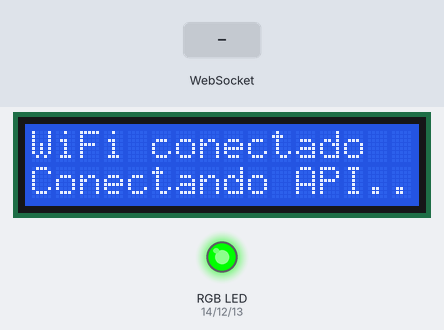
The sketch below on a simulated ESP32. Shown: 16×2 character LCD, an RGB LED mixed from three pins (HIGH = lit). The inputs (shaded band) are chosen by the test bench. WiFi joins after 1.5 s; servers stay silent unless stated; what the sketch prints to the serial monitor is not drawn.

Above: at 3.8 s.
3.9 s: WebSocket text "pedido_pronto" received
At 4.4 s:
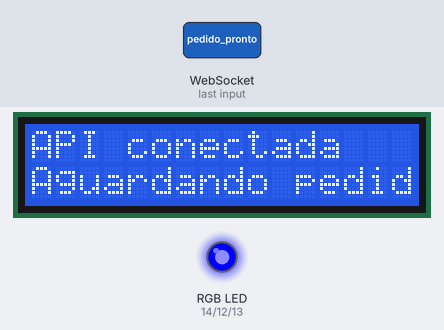
5.4 s: WebSocket text "1" received
Timing chart, 0 to 8.4 s (numbered marks = the images above; inputs shaded):
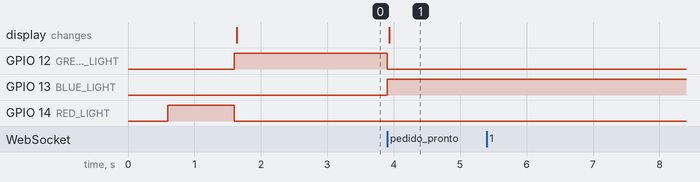

The sketch:

main.ino
```cpp
#include <WiFi.h>
#include <Wire.h>
#include <LiquidCrystal_I2C.h>
#include <WebSocketsClient.h>
#include <ArduinoJson.h>

// --------------------------------------------------
// LCD I2C
// --------------------------------------------------

#define I2C_SDA 23
#define I2C_SCL 22

LiquidCrystal_I2C LCD(0x27, 16, 2);

// --------------------------------------------------
// LED RGB - CATODO COMUM
// --------------------------------------------------

const int RED_LIGHT = 14;
const int GREEN_LIGHT = 12;
const int BLUE_LIGHT = 13;

// --------------------------------------------------
// WIFI REAL
// --------------------------------------------------

#define WIFI_SSID "Desktop_F5927578"
#define WIFI_PASSWORD "2951191203180462"

// --------------------------------------------------
// BACKEND LOCAL
// --------------------------------------------------

#define API_KEY_ESP32 "7ojPfK7zX6d5cJkWuJq1IoVuXF2cp37c"

#define BACKEND_HOST "proj-ext-api.onrender.com"
#define BACKEND_PORT 443

#define BACKEND_WS_PATH "/ws/esp32?api_key=" API_KEY_ESP32

// --------------------------------------------------
// CONFIGURACOES
// --------------------------------------------------

#define DISPLAY_TIMEOUT_SECONDS 600

const unsigned long DISPLAY_TIMEOUT_MS =
    DISPLAY_TIMEOUT_SECONDS * 1000UL;

const unsigned long WIFI_RECONNECT_INTERVAL_MS = 5000;

WebSocketsClient webSocket;

int currentOrderId = -1;
int currentOrderNumber = -1;

// Nome opcional do cliente (máximo 40 caracteres)
char currentCustomerName[41] = "";

unsigned long orderDisplayedAt = 0;
unsigned long lastWiFiReconnectAttempt = 0;

bool webSocketConnected = false;

// --------------------------------------------------
// LED RGB
// --------------------------------------------------

void setColor(int redValue, int greenValue, int blueValue) {
    analogWrite(RED_LIGHT, redValue);
    analogWrite(GREEN_LIGHT, greenValue);
    analogWrite(BLUE_LIGHT, blueValue);
}

// --------------------------------------------------
// LCD
// --------------------------------------------------

void showMessage(const char* line1, const char* line2 = "") {

    LCD.clear();

    LCD.setCursor(0, 0);
    LCD.print(line1);

    LCD.setCursor(0, 1);
    LCD.print(line2);
}

void clearCurrentOrder() {

    currentOrderId = -1;
    currentOrderNumber = -1;

    // Limpa o nome do cliente
    currentCustomerName[0] = '\0';

    orderDisplayedAt = 0;

    setColor(0, 0, 0);

    showMessage("Aguardando", "pedido...");
}

// --------------------------------------------------
// EXIBIR PEDIDO ATUAL
// --------------------------------------------------

void showCurrentOrder() {

    char orderText[17];
    char secondLine[17];

    // Primeira linha: número do pedido
    snprintf(
        orderText,
        sizeof(orderText),
        "PEDIDO #%d",
        currentOrderNumber
    );

    // Segunda linha: nome do cliente ou RETIRADA
    if (strlen(currentCustomerName) > 0) {

        snprintf(
            secondLine,
            sizeof(secondLine),
            "%.16s",
            currentCustomerName
        );

    } else {

        snprintf(
            secondLine,
            sizeof(secondLine),
            "RETIRADA"
        );
    }

    showMessage(orderText, secondLine);

    setColor(0, 255, 0);

    orderDisplayedAt = millis();
}

// --------------------------------------------------
// PROCESSAMENTO DOS EVENTOS
// --------------------------------------------------

void processWebSocketMessage(uint8_t* payload, size_t length) {

    JsonDocument message;

    DeserializationError error =
        deserializeJson(message, payload, length);

    if (error) {

        Serial.printf(
            "Erro ao interpretar JSON: %s\n",
            error.c_str()
        );

        return;
    }

    const char* eventName = message["event"] | "";

    JsonVariant data = message["data"];

    if (data.isNull()) {
        data = message.as<JsonVariant>();
    }

    Serial.printf("Evento recebido: %s\n", eventName);

    // --------------------------------------------------
    // PEDIDO PRONTO
    // --------------------------------------------------

    if (strcmp(eventName, "pedido_pronto") == 0) {

        int orderId = data["pedido_id"] | -1;
        int orderNumber = data["numero"] | -1;

        if (orderId < 0 || orderNumber < 0) {

            Serial.println("Dados do pedido invalidos.");

            return;
        }

        // Recebe o nome opcional
        const char* customerName = data["nome_cliente"] | "";

        strncpy(
            currentCustomerName,
            customerName,
            sizeof(currentCustomerName) - 1
        );

        currentCustomerName[
            sizeof(currentCustomerName) - 1
        ] = '\0';

        currentOrderId = orderId;
        currentOrderNumber = orderNumber;

        Serial.printf(
            "Pedido recebido: ID=%d | Numero=%d | Cliente=%s\n",
            currentOrderId,
            currentOrderNumber,
            strlen(currentCustomerName) > 0
                ? currentCustomerName
                : "Sem nome"
        );

        showCurrentOrder();

        return;
    }

    // --------------------------------------------------
    // PEDIDO ENTREGUE
    // --------------------------------------------------

    if (strcmp(eventName, "pedido_entregue") == 0) {

        int deliveredOrderId = data["pedido_id"] | -1;

        if (deliveredOrderId == currentOrderId) {

            Serial.println("Pedido entregue.");

            clearCurrentOrder();
        }

        return;
    }

    // --------------------------------------------------
    // FILA VAZIA
    // --------------------------------------------------

    if (strcmp(eventName, "fila_vazia") == 0) {

        Serial.println("Nenhum pedido na fila.");

        clearCurrentOrder();

        return;
    }

    Serial.printf("Evento desconhecido: %s\n", eventName);
}

// --------------------------------------------------
// WEBSOCKET
// --------------------------------------------------

void webSocketEvent(
    WStype_t type,
    uint8_t* payload,
    size_t length
) {

    switch (type) {

        case WStype_DISCONNECTED:

            webSocketConnected = false;

            setColor(255, 0, 0);

            showMessage("API offline", "Reconectando...");

            Serial.println("WebSocket desconectado.");

            break;

        case WStype_CONNECTED:

            webSocketConnected = true;

            setColor(0, 0, 255);

            showMessage("API conectada", "Aguardando pedido");

            Serial.println("WebSocket conectado.");

            break;

        case WStype_TEXT:

            processWebSocketMessage(payload, length);

            break;

        case WStype_ERROR:

            Serial.println("Erro no WebSocket.");

            break;

        default:

            break;
    }
}

void connectWebSocket() {

    // Registra o evento antes de iniciar a conexão
    webSocket.onEvent(webSocketEvent);

    webSocket.beginSSL(
        BACKEND_HOST,
        BACKEND_PORT,
        BACKEND_WS_PATH
    );

    webSocket.setReconnectInterval(5000);

    Serial.println("Iniciando conexao WebSocket...");

    Serial.print("Backend: ");
    Serial.println(BACKEND_HOST);
}

// --------------------------------------------------
// WIFI
// --------------------------------------------------

void reconnectWiFiIfNeeded() {

    if (WiFi.status() == WL_CONNECTED) {
        return;
    }

    webSocketConnected = false;

    if (
        millis() - lastWiFiReconnectAttempt <
        WIFI_RECONNECT_INTERVAL_MS
    ) {
        return;
    }

    lastWiFiReconnectAttempt = millis();

    setColor(255, 0, 0);

    showMessage("WiFi offline", "Reconectando...");

    Serial.println("Tentando reconectar WiFi...");

    WiFi.disconnect();
    WiFi.begin(WIFI_SSID, WIFI_PASSWORD);
}

// --------------------------------------------------
// TEMPO DE EXIBICAO
// --------------------------------------------------

void checkDisplayTimeout() {

    if (
        currentOrderId < 0 ||
        orderDisplayedAt == 0 ||
        !webSocketConnected
    ) {
        return;
    }

    if (
        millis() - orderDisplayedAt >=
        DISPLAY_TIMEOUT_MS
    ) {

        Serial.println(
            "Tempo de exibicao expirado. Reconectando WebSocket."
        );

        orderDisplayedAt = 0;

        setColor(255, 255, 0);

        showMessage("Atualizando fila", "Aguarde...");

        webSocket.disconnect();
    }
}

// --------------------------------------------------
// SETUP
// --------------------------------------------------

void setup() {

    Serial.begin(115200);

    // Inicializacao I2C
    Wire.begin(I2C_SDA, I2C_SCL);

    // Inicializacao LCD
    LCD.init();
    LCD.backlight();

    // Inicializacao LED RGB
    pinMode(RED_LIGHT, OUTPUT);
    pinMode(GREEN_LIGHT, OUTPUT);
    pinMode(BLUE_LIGHT, OUTPUT);

    setColor(0, 0, 0);

    showMessage("Iniciando painel", "Conectando WiFi...");

    // Conectar ao WiFi
    WiFi.mode(WIFI_STA);
    WiFi.begin(WIFI_SSID, WIFI_PASSWORD);

    Serial.print("Conectando ao WiFi");

    while (WiFi.status() != WL_CONNECTED) {

        delay(500);

        setColor(255, 0, 0);

        Serial.print(".");
    }

    Serial.println();
    Serial.println("WiFi conectado!");

    Serial.print("IP: ");
    Serial.println(WiFi.localIP());

    setColor(0, 255, 0);

    showMessage("WiFi conectado", "Conectando API...");

    delay(1000);

    // Conectar ao backend
    connectWebSocket();
}

// --------------------------------------------------
// LOOP
// --------------------------------------------------

void loop() {

    reconnectWiFiIfNeeded();

    if (WiFi.status() == WL_CONNECTED) {

        webSocket.loop();
    }

    checkDisplayTimeout();
}
```

Measured:
- after the input at 3.9 s, GPIO 12 (GREEN_LIGHT): HIGH → LOW at once; GPIO 13 (BLUE_LIGHT): LOW → HIGH at once; the display: changes at once (image 1)
- after the input at 5.4 s, every drawn part: stays the same
